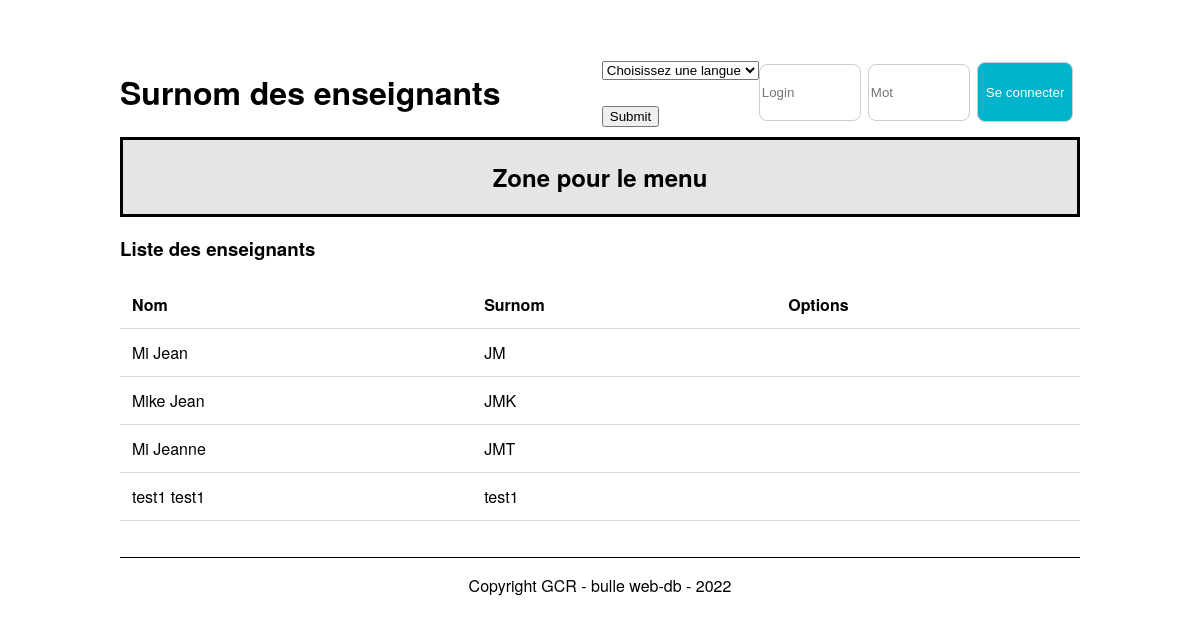
The page / on the database its author committed.
### tables this page shows
CREATE TABLE `t_teacher` (
  `idTeacher` int NOT NULL,
  `teaFirstname` varchar(50) NOT NULL,
  `teaName` varchar(50) NOT NULL,
  `teaGender` char(1) NOT NULL,
  `teaNickname` varchar(50) NOT NULL,
  `teaOrigine` text NOT NULL,
  `teaPhoto` varchar(75) NOT NULL,
  `fkSection` int NOT NULL

);

### src/Database.php (called while the page is built, shortened)
<?php
class Database
{
    private $connector;
    public function __construct()
    {
        try {
            $this->connector = new PDO('mysql:host=localhost:6033;dbname=P_Appro2;charset=utf8', 'root', 'root');
        } catch (PDOException $e) {
            die('Erreur : ' . $e->getMessage());
        }
    }
    private function querySimpleExecute($query)
    {
        return $this->connector->query($query);
    }
    private function formatData($req)
    {
        return $req->fetchALL(PDO::FETCH_ASSOC);
    }
    public function getAllTeachers()
    {
        $query = "SELECT * FROM t_teacher";
        $req = $this->querySimpleExecute($query);
        $teachers = $this->formatData($req);
        return $teachers;
    }
}

### src/index.php (the view, shortened to what this page needs)
<?php
include("Database.php");
$db = new Database();
$teachers = $db->getAllTeachers();
?>
<!DOCTYPE html>
<html lang="fr">
<head>
    <link href="./css/style.css" rel="stylesheet">
</head>
<body>
    <header>
        <div class="container-header">
            <div class="titre-header">
                <h1><?php echo gettext('Surnom des enseignants'); ?></h1>
            </div>
            <form name="langSelect" action="" method="get">
                <select name="langID" id="langID">
                    <option>
                        <p><?php echo gettext('Choisissez une langue'); ?></p>
                    </option>
                </select>
                <br /><br />
                <button type="submit"><?php echo gettext('Submit'); ?></button>
            </form>
            <div class="login-container">
                <form action="" method="post">
                    <input type="text" name="user" id="user" placeholder="Login">
                    <input type="password" name="password" id="password" placeholder=<?php echo gettext('Mot de passe'); ?>>
                    <button type="submit" class="btn btn-login"><?php echo gettext('Se connecter'); ?></button>
                </form>
            </div>
        </div>
        <nav>
            <h2><?php echo gettext('Zone pour le menu'); ?></h2>
    </header>
    <div class="container">
        <h3><?php echo gettext('Liste des enseignants'); ?></h3>
        <form action="#" method="post">
            <table>
                <thead>
                    <tr>
                        <th><?php echo gettext('Nom'); ?></th>
                        <th><?php echo gettext('Surnom'); ?></th>
                        <th><?php echo gettext('Options'); ?></th>
                    </tr>
                </thead>
                <tbody>
                    <?php
                    foreach ($teachers as $teacher) { ?>
                        <tr>
                            <td><?php echo $teacher["teaName"] . " " . $teacher["teaFirstname"] ?></td>
                            <td><?php echo $teacher["teaNickname"] ?></td>
                            <td class="containerOptions">
                            </td>
                        </tr>
                    <?php } ?>
                </tbody>
            </table>
        </form>
    </div>
    <footer>
        <p>Copyright GCR - bulle web-db - 2022</p>
    </footer>
</body>
</html>

### src/css/style.css (style rules this page uses)
body { font-family: "Helvetica Neue", Helvetica, Arial, sans-serif; margin: auto; width: 80%; }
nav { border: black solid 3px; background-color: #e5e5e5; text-align: center; }
.container { height: 50%; }
footer { border-top: black solid 1px; text-align: center; margin-top: 3vw; }
table { width: 100%; border-collapse: collapse; text-align: left; }
th, td { padding: 1vw; border-bottom: #ddd solid 1px; }
.container-header { display: flex; justify-content: center; align-items: center; padding-top: 5%; }
.titre-header { width: 60%; height: 100%; }
.login-container { width: 40%; height: 100%; display: flex; justify-content: end; align-items: center; }
.login-container form { display: flex; justify-content: space-between; }
.login-container input, .login-container .btn-login { width: 30%; display: inline-block; border: 1px solid #ccc; border-radius: 8px; }
.login-container input { height: 4em; margin-bottom: auto; margin-top: auto; }
.btn-login { background-color: #00b4cc; }
.btn { text-align: center; color: white; width: 100%; border: none; cursor: pointer; height: 4.5em; border-radius: 8px; }

### rows shown on the page
t_teacher: teaName "Mi", teaFirstname "Jean", teaNickname "JM"
t_teacher: teaName "Mike", teaFirstname "Jean", teaNickname "JMK"
t_teacher: teaName "Mi", teaFirstname "Jeanne", teaNickname "JMT"
t_teacher: teaName "test1", teaFirstname "test1", teaNickname "test1"

### other values the page prints
gettext('Surnom des enseignants') "Surnom des enseignants"
gettext('Submit') "Submit"
gettext('Se connecter') "Se connecter"
gettext('Zone pour le menu') "Zone pour le menu"
gettext('Liste des enseignants') "Liste des enseignants"
gettext('Nom') "Nom"
gettext('Surnom') "Surnom"
gettext('Options') "Options"
